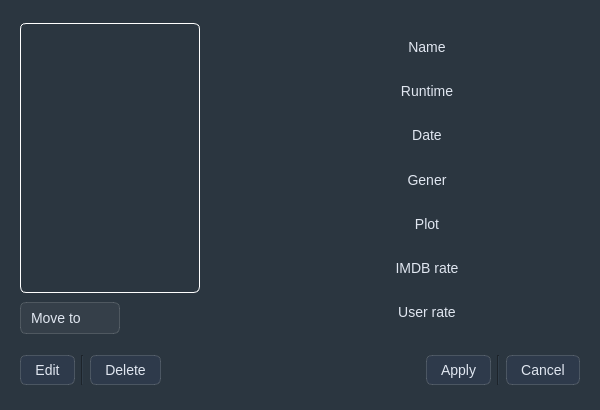
<?xml version="1.0" encoding="UTF-8"?>
<ui version="4.0">
 <class>show</class>
 <widget class="QWidget" name="show">
  <property name="geometry">
   <rect>
    <x>0</x>
    <y>0</y>
    <width>600</width>
    <height>410</height>
   </rect>
  </property>
  <property name="sizePolicy">
   <sizepolicy hsizetype="Maximum" vsizetype="Minimum">
    <horstretch>0</horstretch>
    <verstretch>0</verstretch>
   </sizepolicy>
  </property>
  <property name="minimumSize">
   <size>
    <width>600</width>
    <height>410</height>
   </size>
  </property>
  <property name="maximumSize">
   <size>
    <width>600</width>
    <height>410</height>
   </size>
  </property>
  <property name="windowTitle">
   <string>Form</string>
  </property>
  <property name="styleSheet">
   <string notr="true">QLineEdit {
    color: #e0e6f0; /* light gray text for dark bg */
    font-size: 14px;
    background-color: rgba(255, 255, 255, 0.05); /* slightly visible bg for input field */
    padding: 6px;
    border: none;
    border-bottom: 1px solid rgba(255, 255, 255, 0.2); /* soft light line before focus */
    border-radius: 4px;
}

QLineEdit:hover {
    background-color: rgba(255, 255, 255, 0.1); /* slightly brighter on hover */
}

QLineEdit:focus {
    outline: none;
    border-bottom: 2px solid #5891ff; /* bright blue focus line */
    background-color: rgba(255, 255, 255, 0.12);
}

QLabel#show_image_lable {
    border: 1px solid white;   /* White border */
    border-radius: 6px;        /* Rounded corners (optional) */
    padding: 4px;              /* Space inside */
}

QWidget { 
	background-color: #2b3640;
}

QPushButton {
    color: #e0e6f0; /* light text */
    font-size: 14px;
    background-color: #2e3a4b; /* dark gray-blue button */
    border: 1px solid rgba(255, 255, 255, 0.15);
    border-radius: 6px;
    padding: 6px 14px;
}

QPushButton:hover {
    background-color: #3c4d63; /* lighter on hover */
    border: 1px solid #5891ff; /* subtle blue glow */
}

QPushButton:pressed {
    background-color: #1e2a3a; /* darker when pressed */
    border: 1px solid #4f7de0;
}

QPushButton:disabled {
    color: rgba(255, 255, 255, 0.4);
    background-color: rgba(255, 255, 255, 0.05);
    border: 1px solid rgba(255, 255, 255, 0.1);
}

QComboBox {
    color: #e0e6f0; /* light text */
    font-size: 14px;
    background-color: rgba(255, 255, 255, 0.05); /* subtle transparent bg */
    border: 1px solid rgba(255, 255, 255, 0.15);
    border-radius: 6px;
    padding: 6px 10px;
}

QComboBox:hover {
    background-color: rgba(255, 255, 255, 0.1);
    border: 1px solid #5891ff; /* subtle blue border */
}

QComboBox:focus {
    border: 1px solid #5891ff;
    background-color: rgba(255, 255, 255, 0.12);
    outline: none;
}

/* ▼ Dropdown arrow */
QComboBox::drop-down {
    border: none;
    width: 25px;
    background-color: transparent;
}


QComboBox::down-arrow {
    image: url(:/icons/Icons/sort_by.png); /* replace with your icon */
    width: 20px;
    height: 20px;
}

/* Popup (the dropdown list) */
QComboBox QAbstractItemView {
    background-color: #2e3a4b; /* darker popup background */
    color: #e0e6f0;
    border: 1px solid #5891ff;
    selection-background-color: #3c4d63; /* selected item background */
    selection-color: #ffffff;
}

QLabel {
    color: #e0e6f0; /* soft light gray text */
    font-size: 14px;
    background-color: transparent; /* blend with bg */
}

</string>
  </property>
  <layout class="QGridLayout" name="gridLayout">
   <item row="0" column="0">
    <widget class="QStackedWidget" name="stackedWidget">
     <property name="currentIndex">
      <number>0</number>
     </property>
     <widget class="QWidget" name="show_widget">
      <layout class="QGridLayout" name="gridLayout_2">
       <item row="0" column="0" rowspan="2" colspan="2">
        <layout class="QVBoxLayout" name="verticalLayout_3">
         <item>
          <layout class="QHBoxLayout" name="horizontalLayout_2">
           <item>
            <layout class="QVBoxLayout" name="verticalLayout_2">
             <item>
              <widget class="QLabel" name="show_image_lable">
               <property name="minimumSize">
                <size>
                 <width>180</width>
                 <height>270</height>
                </size>
               </property>
               <property name="maximumSize">
                <size>
                 <width>180</width>
                 <height>270</height>
                </size>
               </property>
               <property name="styleSheet">
                <string notr="true">QLabel {
    border: 1px solid white;   /* White border */
    border-radius: 6px;        /* Rounded corners (optional) */
    padding: 4px;              /* Space inside */
}
</string>
               </property>
               <property name="text">
                <string/>
               </property>
              </widget>
             </item>
             <item>
              <widget class="QComboBox" name="move_to_combobox">
               <property name="sizePolicy">
                <sizepolicy hsizetype="Fixed" vsizetype="Fixed">
                 <horstretch>0</horstretch>
                 <verstretch>0</verstretch>
                </sizepolicy>
               </property>
               <property name="minimumSize">
                <size>
                 <width>100</width>
                 <height>0</height>
                </size>
               </property>
               <property name="maximumSize">
                <size>
                 <width>100</width>
                 <height>16777215</height>
                </size>
               </property>
               <property name="styleSheet">
                <string notr="true"/>
               </property>
               <property name="placeholderText">
                <string>Move to :-</string>
               </property>
               <property name="frame">
                <bool>false</bool>
               </property>
               <item>
                <property name="text">
                 <string>New Item</string>
                </property>
               </item>
               <item>
                <property name="text">
                 <string>New Item</string>
                </property>
               </item>
               <item>
                <property name="text">
                 <string>New Item</string>
                </property>
               </item>
              </widget>
             </item>
            </layout>
           </item>
           <item>
            <spacer name="horizontalSpacer_2">
             <property name="orientation">
              <enum>Qt::Orientation::Horizontal</enum>
             </property>
             <property name="sizeType">
              <enum>QSizePolicy::Policy::Fixed</enum>
             </property>
             <property name="sizeHint" stdset="0">
              <size>
               <width>40</width>
               <height>20</height>
              </size>
             </property>
            </spacer>
           </item>
           <item>
            <layout class="QVBoxLayout" name="verticalLayout">
             <property name="spacing">
              <number>2</number>
             </property>
             <property name="leftMargin">
              <number>28</number>
             </property>
             <property name="topMargin">
              <number>6</number>
             </property>
             <property name="bottomMargin">
              <number>6</number>
             </property>
             <item>
              <widget class="QLabel" name="show_name_lable">
               <property name="maximumSize">
                <size>
                 <width>16777215</width>
                 <height>50</height>
                </size>
               </property>
               <property name="font">
                <font>
                 <pointsize>-1</pointsize>
                </font>
               </property>
               <property name="styleSheet">
                <string notr="true"/>
               </property>
               <property name="text">
                <string>Name</string>
               </property>
               <property name="alignment">
                <set>Qt::AlignmentFlag::AlignCenter</set>
               </property>
              </widget>
             </item>
             <item>
              <widget class="QLabel" name="show_time_lable">
               <property name="maximumSize">
                <size>
                 <width>16777215</width>
                 <height>50</height>
                </size>
               </property>
               <property name="text">
                <string>Runtime</string>
               </property>
               <property name="alignment">
                <set>Qt::AlignmentFlag::AlignCenter</set>
               </property>
              </widget>
             </item>
             <item>
              <widget class="QLabel" name="show_label">
               <property name="maximumSize">
                <size>
                 <width>1111111</width>
                 <height>50</height>
                </size>
               </property>
               <property name="text">
                <string>Date</string>
               </property>
               <property name="alignment">
                <set>Qt::AlignmentFlag::AlignCenter</set>
               </property>
              </widget>
             </item>
             <item>
              <widget class="QLabel" name="show_gener_lable">
               <property name="maximumSize">
                <size>
                 <width>16777215</width>
                 <height>50</height>
                </size>
               </property>
               <property name="text">
                <string>Gener</string>
               </property>
               <property name="alignment">
                <set>Qt::AlignmentFlag::AlignCenter</set>
               </property>
              </widget>
             </item>
             <item>
              <widget class="QLabel" name="show_plot_lable">
               <property name="text">
                <string>Plot</string>
               </property>
               <property name="alignment">
                <set>Qt::AlignmentFlag::AlignCenter</set>
               </property>
              </widget>
             </item>
             <item>
              <widget class="QLabel" name="show_imdb_rate_lable">
               <property name="text">
                <string>IMDB rate</string>
               </property>
               <property name="alignment">
                <set>Qt::AlignmentFlag::AlignCenter</set>
               </property>
              </widget>
             </item>
             <item>
              <widget class="QLabel" name="show_user_rate_lable">
               <property name="text">
                <string>User rate</string>
               </property>
               <property name="alignment">
                <set>Qt::AlignmentFlag::AlignCenter</set>
               </property>
              </widget>
             </item>
            </layout>
           </item>
          </layout>
         </item>
         <item>
          <layout class="QHBoxLayout" name="horizontalLayout">
           <property name="topMargin">
            <number>10</number>
           </property>
           <property name="bottomMargin">
            <number>5</number>
           </property>
           <item>
            <widget class="QPushButton" name="show_edit_button">
             <property name="text">
              <string>Edit</string>
             </property>
            </widget>
           </item>
           <item>
            <widget class="Line" name="line_2">
             <property name="orientation">
              <enum>Qt::Orientation::Vertical</enum>
             </property>
            </widget>
           </item>
           <item>
            <widget class="QPushButton" name="show_delete_button">
             <property name="text">
              <string>Delete</string>
             </property>
            </widget>
           </item>
           <item>
            <spacer name="horizontalSpacer">
             <property name="orientation">
              <enum>Qt::Orientation::Horizontal</enum>
             </property>
             <property name="sizeHint" stdset="0">
              <size>
               <width>40</width>
               <height>20</height>
              </size>
             </property>
            </spacer>
           </item>
           <item>
            <widget class="QPushButton" name="show_apply_button">
             <property name="text">
              <string>Apply</string>
             </property>
            </widget>
           </item>
           <item>
            <widget class="Line" name="line_3">
             <property name="orientation">
              <enum>Qt::Orientation::Vertical</enum>
             </property>
            </widget>
           </item>
           <item>
            <widget class="QPushButton" name="show_cancel_button">
             <property name="text">
              <string>Cancel</string>
             </property>
            </widget>
           </item>
          </layout>
         </item>
        </layout>
       </item>
      </layout>
     </widget>
     <widget class="QWidget" name="edit_widget">
      <layout class="QGridLayout" name="gridLayout_3">
       <item row="0" column="0">
        <layout class="QVBoxLayout" name="verticalLayout_4">
         <item>
          <layout class="QHBoxLayout" name="horizontalLayout_3">
           <item>
            <layout class="QVBoxLayout" name="verticalLayout_5">
             <property name="spacing">
              <number>10</number>
             </property>
             <item>
              <widget class="QLabel" name="show_edit_image_label">
               <property name="sizePolicy">
                <sizepolicy hsizetype="Preferred" vsizetype="Preferred">
                 <horstretch>0</horstretch>
                 <verstretch>0</verstretch>
                </sizepolicy>
               </property>
               <property name="minimumSize">
                <size>
                 <width>180</width>
                 <height>270</height>
                </size>
               </property>
               <property name="maximumSize">
                <size>
                 <width>180</width>
                 <height>270</height>
                </size>
               </property>
               <property name="styleSheet">
                <string notr="true">QLabel {
    border: 1px solid white;   /* White border */
    border-radius: 6px;        /* Rounded corners (optional) */
    padding: 4px;              /* Space inside */
}
</string>
               </property>
               <property name="text">
                <string/>
               </property>
              </widget>
             </item>
             <item>
              <widget class="QLineEdit" name="show_edit_image_url">
               <property name="sizePolicy">
                <sizepolicy hsizetype="Expanding" vsizetype="Preferred">
                 <horstretch>0</horstretch>
                 <verstretch>0</verstretch>
                </sizepolicy>
               </property>
               <property name="placeholderText">
                <string>   New image URL</string>
               </property>
              </widget>
             </item>
            </layout>
           </item>
           <item>
            <spacer name="horizontalSpacer_3">
             <property name="orientation">
              <enum>Qt::Orientation::Horizontal</enum>
             </property>
             <property name="sizeType">
              <enum>QSizePolicy::Policy::Fixed</enum>
             </property>
             <property name="sizeHint" stdset="0">
              <size>
               <width>40</width>
               <height>20</height>
              </size>
             </property>
            </spacer>
           </item>
           <item>
            <layout class="QVBoxLayout" name="verticalLayout_6">
             <property name="spacing">
              <number>6</number>
             </property>
             <property name="leftMargin">
              <number>0</number>
             </property>
             <property name="rightMargin">
              <number>20</number>
             </property>
             <item>
              <widget class="QLineEdit" name="show_edit_name_line">
               <property name="alignment">
                <set>Qt::AlignmentFlag::AlignCenter</set>
               </property>
               <property name="placeholderText">
                <string>Name</string>
               </property>
              </widget>
             </item>
             <item>
              <widget class="QLineEdit" name="show_edit_time_line">
               <property name="text">
                <string/>
               </property>
               <property name="alignment">
                <set>Qt::AlignmentFlag::AlignCenter</set>
               </property>
               <property name="placeholderText">
                <string>Runtime</string>
               </property>
              </widget>
             </item>
             <item>
              <widget class="QLineEdit" name="show_edit_date_line">
               <property name="alignment">
                <set>Qt::AlignmentFlag::AlignCenter</set>
               </property>
               <property name="placeholderText">
                <string>Release</string>
               </property>
              </widget>
             </item>
             <item>
              <widget class="QLineEdit" name="show_edit_gener_line">
               <property name="alignment">
                <set>Qt::AlignmentFlag::AlignCenter</set>
               </property>
               <property name="placeholderText">
                <string>Genre</string>
               </property>
              </widget>
             </item>
             <item>
              <widget class="QLineEdit" name="show_edit_plot_line">
               <property name="alignment">
                <set>Qt::AlignmentFlag::AlignCenter</set>
               </property>
               <property name="placeholderText">
                <string>Plot</string>
               </property>
              </widget>
             </item>
             <item>
              <widget class="QLineEdit" name="show_edit_imdb_rate_line">
               <property name="alignment">
                <set>Qt::AlignmentFlag::AlignCenter</set>
               </property>
               <property name="placeholderText">
                <string>IMDB rate</string>
               </property>
              </widget>
             </item>
             <item>
              <widget class="QLineEdit" name="show_edit_user_rate_line">
               <property name="alignment">
                <set>Qt::AlignmentFlag::AlignCenter</set>
               </property>
               <property name="placeholderText">
                <string>User rate</string>
               </property>
              </widget>
             </item>
            </layout>
           </item>
          </layout>
         </item>
         <item>
          <spacer name="verticalSpacer">
           <property name="orientation">
            <enum>Qt::Orientation::Vertical</enum>
           </property>
           <property name="sizeHint" stdset="0">
            <size>
             <width>20</width>
             <height>40</height>
            </size>
           </property>
          </spacer>
         </item>
         <item>
          <layout class="QHBoxLayout" name="horizontalLayout_4">
           <item>
            <spacer name="horizontalSpacer_4">
             <property name="orientation">
              <enum>Qt::Orientation::Horizontal</enum>
             </property>
             <property name="sizeHint" stdset="0">
              <size>
               <width>40</width>
               <height>20</height>
              </size>
             </property>
            </spacer>
           </item>
           <item>
            <widget class="QPushButton" name="show_edit_apply_button">
             <property name="text">
              <string>Apply</string>
             </property>
            </widget>
           </item>
           <item>
            <widget class="QPushButton" name="show_edit_cancel_button">
             <property name="text">
              <string>Cancel</string>
             </property>
            </widget>
           </item>
          </layout>
         </item>
        </layout>
       </item>
      </layout>
     </widget>
    </widget>
   </item>
  </layout>
 </widget>
 <resources>
  <include location="My libirary Project/data/resources.qrc"/>
 </resources>
 <connections/>
</ui>
